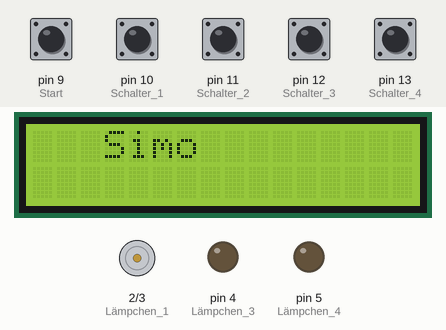
Simulated run of this sketch. Board: Arduino Uno, built with avr-gcc and run on an emulated ATmega328P. Parts: 16×2 character LCD, motor-driver pin pairs drawn as motors (green arrow = first pin HIGH = forward, orange = second pin HIGH = backward, longer = more drive), output pins drawn as LEDs (lit = HIGH). The inputs (shaded band) are chosen by the test bench; at power-on: pin 9 (Start), pin 10 (Schalter_1), pin 11 (Schalter_2), pin 12 (Schalter_3), pin 13 (Schalter_4) HIGH. Random numbers use the default seed unless the sketch sets one; what the sketch prints to the serial monitor is not drawn.

Above: at 1.2 s.
1.3 s: pin 9 (Start) pulled LOW for 0.35 s
At 2.1 s:
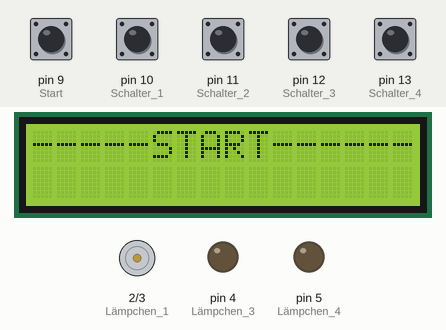
At 3.6 s:
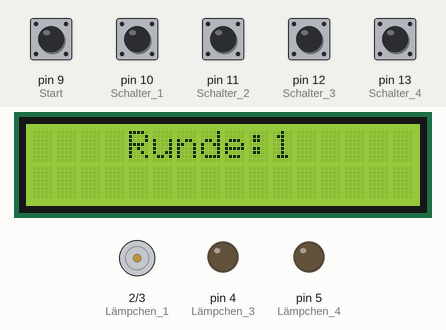
4.6 s: pin 11 (Schalter_2) pulled LOW for 0.35 s
At 6.8 s:
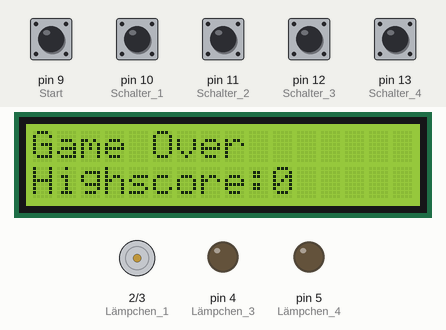
Timing chart, 0 to 8.3 s (numbered marks = the images above; inputs shaded):
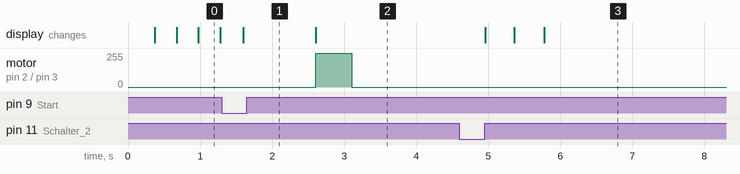

The sketch:

Simon-Says.ino
```cpp
int Reihenfolge[501];
int Runde;
int Splashdelay = 300;
int Farbe;
int Highscore;

// Schalter
int Start;
int n;
int Schalter1;
int a;
int Schalter2;
int d;
int Schalter3;
int e;
int Schalter4;
int l;
//LEDs
int Rot = 11;
int Blau = 3;
int Gruen = 4;
int Gelb = 7;


#include <Wire.h>
#include <LiquidCrystal_I2C.h>
LiquidCrystal_I2C Lcd(0x27, 16, 2);

void setup() {
  Serial.begin(9600);
  // Random Reihenfolge
  randomSeed(analogRead(A1));
  // LCD initiieren
  Lcd.init();
  Lcd.backlight();
  // Pins konfigurieren und festlegen
  pinMode(9, INPUT_PULLUP);   //Start/Reset Schalter
  pinMode(10, INPUT_PULLUP);  //Schalter 1
  pinMode(11, INPUT_PULLUP);  //Schalter 2
  pinMode(12, INPUT_PULLUP);  //Schalter 3
  pinMode(13, INPUT_PULLUP);  //Schalter 4
  pinMode(2, OUTPUT);         //Lämpchen 1(rot)
  pinMode(3, OUTPUT);         //Lämpchen 2(blau)
  pinMode(4, OUTPUT);         //Lämpchen 3(grün)
  pinMode(5, OUTPUT);         //Lämpchen 4(gelb)
  //Pin Schalter zuweisen
  Start = digitalRead(9);
  Schalter1 = digitalRead(10);
  Schalter2 = digitalRead(11);
  Schalter3 = digitalRead(12);
  Schalter4 = digitalRead(13);
  //Pin LEDs zuweisen
  Rot = digitalRead(2);
  Blau = digitalRead(3);
  Gruen = digitalRead(4);
  Gelb = digitalRead(5);
}

void loop() {
  Splashscreen();
}

void LEDsAus() {
  digitalWrite(2, LOW);
  digitalWrite(3, LOW);
  digitalWrite(4, LOW);
  digitalWrite(5, LOW);
}

void SpielStart() {
  Start = digitalRead(9);
  if (Start == 0) {
    START();
  }
}

void START() {
  Lcd.clear();
  Lcd.setCursor(0, 0);
  Lcd.print("-----START------");
  delay(1000);
  Lcd.clear();
  Lcd.setCursor(4, 0);
  Lcd.print("Runde:");
  SimonSays();
}


void SimonSays() {
  for (Runde = 1; Runde < 501; Runde++) {
    Lcd.setCursor(10, 0);
    Lcd.print(Runde);
    for (int Wiederholung = 1; Runde > Wiederholung; Wiederholung++) {
      digitalWrite(Reihenfolge[Wiederholung], HIGH);
      delay(400);
      LEDsAus();
      delay(500);
    }
    Farbe = random(2, 6);
    Reihenfolge[Runde] = Farbe;
    digitalWrite(Farbe, HIGH);
    delay(500);
    LEDsAus();
    for (int Wiederholung = 1; Runde >= Wiederholung; Wiederholung++) {
      int Gedrueckt = Abfrage();
      Serial.println(Gedrueckt);
      if (Reihenfolge[Wiederholung] == Gedrueckt) {
        digitalWrite(Gedrueckt, HIGH);
        delay(200);
        LEDsAus();
        delay(200);
      }

      else {
        Lcd.clear();
        Lcd.setCursor(0, 0);
        Lcd.print("Game");
        delay(400);
        Lcd.setCursor(5, 0);
        Lcd.print("Over");
        if (Highscore < Runde - 1) {
          Highscore = Runde - 1;
        }
        delay(400);
        Lcd.setCursor(0, 1);
        Lcd.print("Highscore:");
        Lcd.setCursor(10, 1);
        Lcd.print(Highscore);
        delay(5000);
        Splashscreen();
        return;
      }
    }

    delay(1000);
  }
  Lcd.clear();
  Lcd.setCursor(1, 0);
  Lcd.print("Congratulations");
  Lcd.setCursor(4, 1);
  Lcd.print("You won!");
  delay(10000);
  Splashscreen();
}

int Abfrage() {
  while (1 == 1) {
    Schalter1 = digitalRead(10);
    Schalter2 = digitalRead(11);
    Schalter3 = digitalRead(12);
    Schalter4 = digitalRead(13);

    if (Schalter1 == 0) {
      delay(100);
      while (digitalRead(10) == 0);
      return 2;
    }
    if (Schalter2 == 0) {
      delay(100);
      while (digitalRead(11) == 0);
      return 3;
    }
    if (Schalter3 == 0) {
      delay(100);
      while (digitalRead(12) == 0);
      return 4;
    }
    if (Schalter4 == 0) {
      delay(100);
      while (digitalRead(13) == 0);
      return 5;
    }
  }
}

void Splashscreen() {  //Display-Animation bis Start/Reset Knopf gedrückt wird
  Lcd.clear();
  Lcd.setCursor(3, 0);
  Lcd.print("S");
  SpielStart();
  delay(Splashdelay);
  Lcd.setCursor(4, 0);
  Lcd.print("i");
  SpielStart();
  delay(Splashdelay);
  Lcd.setCursor(5, 0);
  Lcd.print("m");
  SpielStart();
  delay(Splashdelay);
  Lcd.setCursor(6, 0);
  Lcd.print("o");
  SpielStart();
  delay(Splashdelay);
  Lcd.setCursor(7, 0);
  Lcd.print("n");
  SpielStart();
  delay(Splashdelay);
  Lcd.setCursor(9, 0);
  Lcd.print("S");
  SpielStart();
  delay(Splashdelay);
  Lcd.setCursor(10, 0);
  Lcd.print("a");
  SpielStart();
  delay(Splashdelay);
  Lcd.setCursor(11, 0);
  Lcd.print("y");
  SpielStart();
  delay(Splashdelay);
  Lcd.setCursor(12, 0);
  Lcd.print("s");
  SpielStart();
  delay(Splashdelay);
  Lcd.setCursor(0, 1);
  Lcd.print(">");
  SpielStart();
  delay(Splashdelay);
  Lcd.setCursor(1, 1);
  Lcd.print(">");
  SpielStart();
  delay(Splashdelay);
  Lcd.setCursor(2, 1);
  Lcd.print("Press");
  SpielStart();
  delay(Splashdelay);
  Lcd.setCursor(8, 1);
  Lcd.print("Start");
  SpielStart();
  delay(Splashdelay);
  Lcd.setCursor(13, 1);
  Lcd.print("<");
  SpielStart();
  delay(Splashdelay);
  Lcd.setCursor(14, 1);
  Lcd.print("<");
  SpielStart();
  delay(Splashdelay);
  Lcd.clear();
  delay(Splashdelay);
  Lcd.setCursor(3, 0);
  Lcd.print("Simon Says");
  SpielStart();
  Lcd.setCursor(0, 1);
  Lcd.print(">>Press Start<<");
  Lcd.clear();
  SpielStart();
  delay(250);
  Lcd.setCursor(3, 0);
  Lcd.print("Simon Says");
  SpielStart();
  Lcd.setCursor(0, 1);
  Lcd.print(">>Press Start<<");
  SpielStart();
  delay(500);
  Lcd.clear();
  delay(500);
  SpielStart();
  Lcd.setCursor(3, 0);
  Lcd.print("Simon Says");
  Lcd.setCursor(0, 1);
  SpielStart();
  Lcd.print(">>Press Start<<");
  delay(500);
}
```

Measured:
- after the input at 1.3 s, motor on pin 2 (Lämpchen_1) / pin 3 (Lämpchen_2): stopped → forward 255/255 after 1.3 s, → stopped 0.50 s later
- after the input at 4.6 s, the display: first changes after 0.36 s (image 3 shows a later state)
